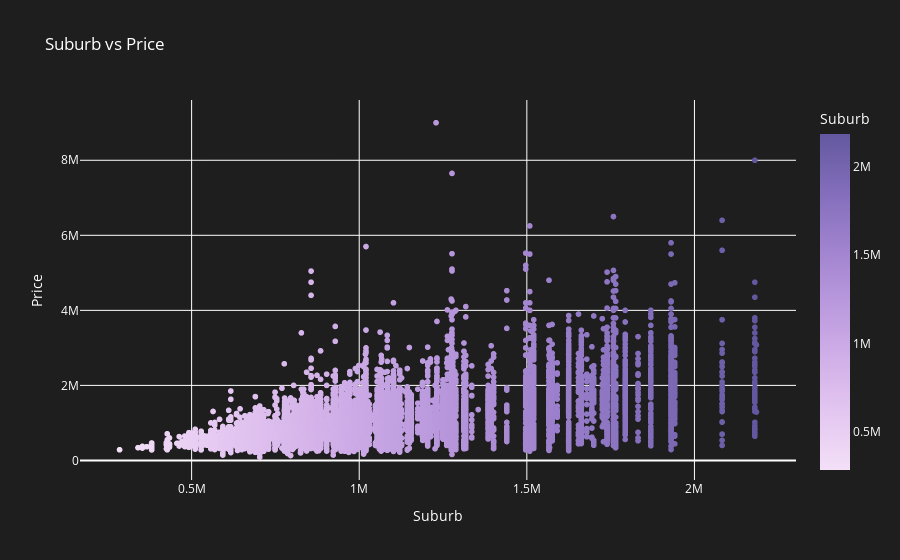

Source (notebook cell):
### Code cell
# VISUALIZE SIMPLE REGRESSION

explore_numerical_correlation(df, 'Suburb', target)

### Figure 1 — Plotly figure (JSON) as saved in the notebook; plotly's stock layout.template omitted (floating-point values rounded to 4 significant figures; data arrays with more than 128 entries replaced by an {"elided": "..."} marker saying what was removed)
{"data": [{"hovertemplate": "Suburb=%{marker.color}<br>Price=%{y}<extra></extra>", "legendgroup": "", "marker": {"color": {"elided": "13580 float values"}, "coloraxis": "coloraxis", "symbol": "circle"}, "mode": "markers", "name": "", "showlegend": false, "type": "scattergl", "x": {"elided": "13580 float values"}, "xaxis": "x", "y": {"elided": "13580 int values"}, "yaxis": "y"}], "layout": {"coloraxis": {"colorbar": {"title": {"text": "Suburb"}}, "colorscale": [[0, "rgb(243, 224, 247)"], [0.1667, "rgb(228, 199, 241)"], [0.3333, "rgb(209, 175, 232)"], [0.5, "rgb(185, 152, 221)"], [0.6667, "rgb(159, 130, 206)"], [0.8333, "rgb(130, 109, 186)"], [1, "rgb(99, 88, 159)"]]}, "font": {"color": "white"}, "legend": {"tracegroupgap": 0}, "paper_bgcolor": "rgb(30,30,30)", "plot_bgcolor": "rgb(30,30,30)", "title": {"text": "Suburb vs Price"}, "xaxis": {"anchor": "y", "domain": [0, 1], "title": {"text": "Suburb"}}, "yaxis": {"anchor": "x", "domain": [0, 1], "title": {"text": "Price"}}}}
